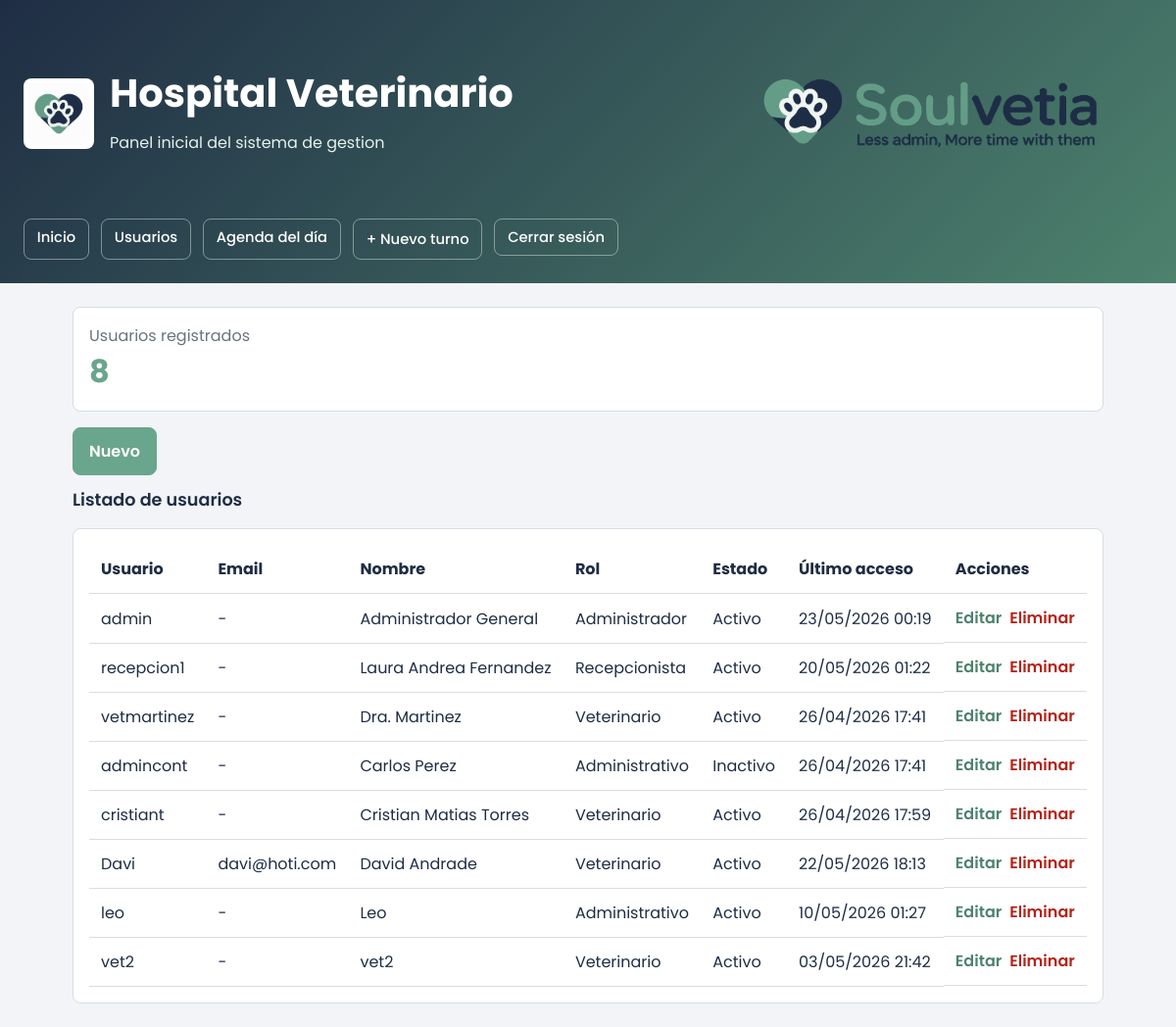
The page /usuarios/ (signed in) on the database as committed earlier.
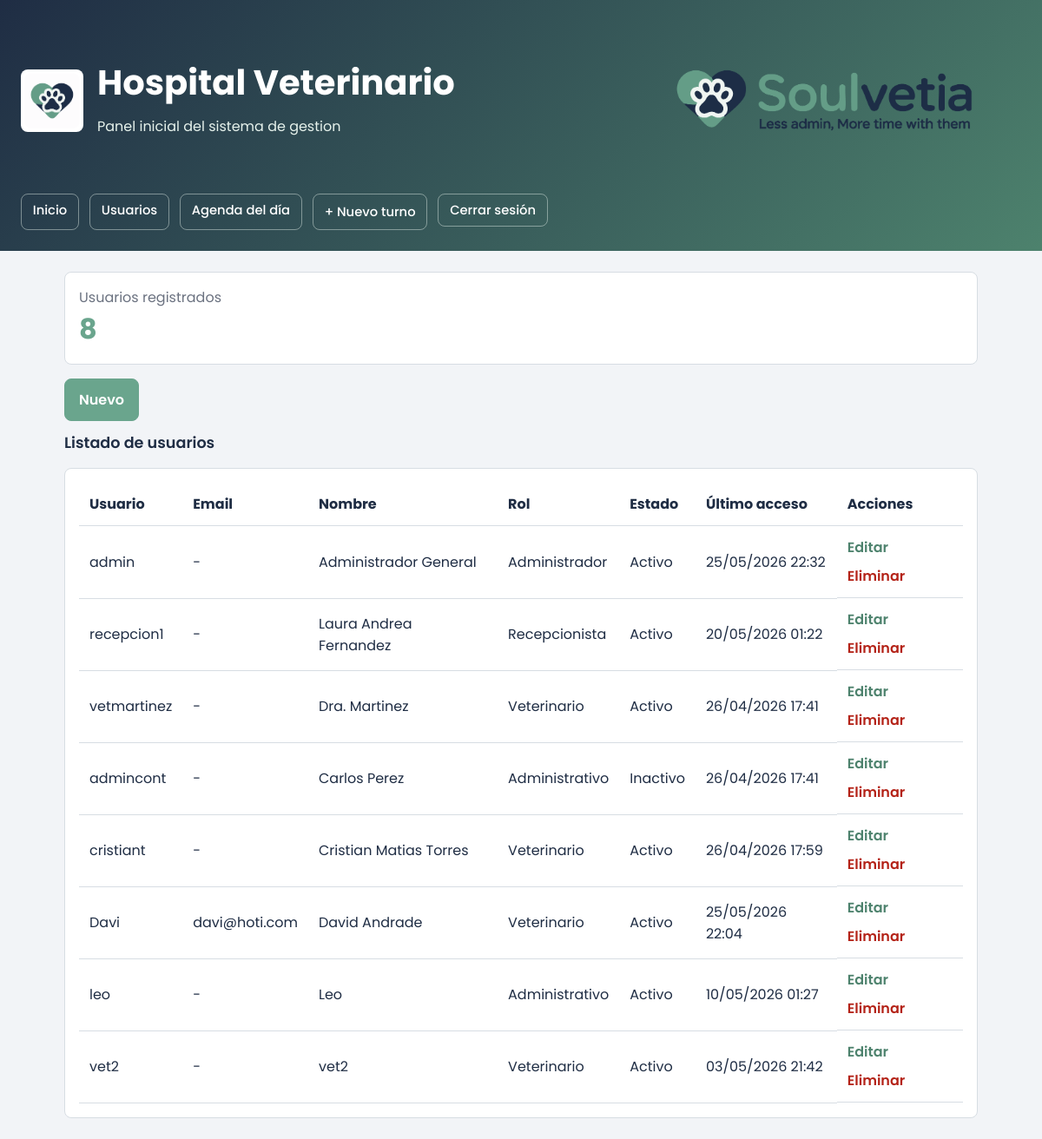
The same page on the database as committed later.
### tables this page shows
CREATE TABLE users (
                    id INTEGER PRIMARY KEY AUTOINCREMENT,
                    username TEXT NOT NULL UNIQUE,
                    full_name TEXT NOT NULL,
                    role TEXT NOT NULL,
                    status TEXT NOT NULL DEFAULT 'Activo',
                    last_access TEXT NOT NULL
                , password_hash TEXT NOT NULL DEFAULT '', email TEXT NOT NULL DEFAULT '');

### app/controllers/users_controller.py (the view)
@users_bp.route("/")
def index():
    users = service.get_users()
    return render_template("users.html", users=users, total_users=len(users))

### app/services/hospital_service.py (called while the page is built)
    def get_users(self) -> list[User]:
        return self.user_repository.list_all()

### app/services/user_repository.py (called while the page is built)
    def _connect(self) -> sqlite3.Connection:
        conn = sqlite3.connect(self.db_path)
        conn.row_factory = sqlite3.Row
        return conn

    def list_all(self) -> list[User]:
        with self._connect() as conn:
            rows = conn.execute("SELECT * FROM users ORDER BY id").fetchall()
        return [self._row_to_user(row) for row in rows]

    def _row_to_user(self, row: sqlite3.Row | dict) -> User:
        return User(
            id=row["id"],
            username=row["username"],
            full_name=row["full_name"],
            role=row["role"],
            status=row["status"],
            last_access=datetime.fromisoformat(row["last_access"]),
            email=row["email"] if "email" in row.keys() else "",
        )

### app/templates/users.html
{% extends "base.html" %}
{% block content %}
<div class="grid">
  <div class="card">
    <div class="muted">Usuarios registrados</div>
    <div class="metric">{{ total_users }}</div>
  </div>
</div>
<div style="display:flex; justify-content:flex-start; margin-bottom:0.75rem; margin-top: 1rem;">
  <a href="{{ url_for('users.new') }}" class="button">Nuevo</a>
</div>
<div class="section-title" style="margin-top:0;">Listado de usuarios</div>
<div class="card">
  <table style="width:100%; border-collapse: collapse;">
    <thead>
      <tr>
        <th style="text-align:left; padding:0.75rem; border-bottom:1px solid var(--border);">Usuario</th>
        <th style="text-align:left; padding:0.75rem; border-bottom:1px solid var(--border);">Email</th>
        <th style="text-align:left; padding:0.75rem; border-bottom:1px solid var(--border);">Nombre</th>
        <th style="text-align:left; padding:0.75rem; border-bottom:1px solid var(--border);">Rol</th>
        <th style="text-align:left; padding:0.75rem; border-bottom:1px solid var(--border);">Estado</th>
        <th style="text-align:left; padding:0.75rem; border-bottom:1px solid var(--border);">Último acceso</th>
        <th style="text-align:left; padding:0.75rem; border-bottom:1px solid var(--border);">Acciones</th>
      </tr>
    </thead>
    <tbody>
      {% for user in users %}
      <tr>
        <td style="padding:0.75rem; border-bottom:1px solid var(--border);">{{ user.username }}</td>
        <td style="padding:0.75rem; border-bottom:1px solid var(--border);">{{ user.email or '-' }}</td>
        <td style="padding:0.75rem; border-bottom:1px solid var(--border);">{{ user.full_name }}</td>
        <td style="padding:0.75rem; border-bottom:1px solid var(--border);">{{ user.role }}</td>
        <td style="padding:0.75rem; border-bottom:1px solid var(--border);">{{ user.status }}</td>
        <td style="padding:0.75rem; border-bottom:1px solid var(--border);">{{ user.last_access.strftime("%d/%m/%Y %H:%M") }}</td>
        <td style="padding:0.75rem; border-bottom:1px solid var(--border); display:flex; gap:0.5rem; flex-wrap:wrap;">
          <a href="{{ url_for('users.edit', user_id=user.id) }}" class="link">Editar</a>
          <form method="post" action="{{ url_for('users.delete', user_id=user.id) }}" onsubmit="return confirm('¿Eliminar este usuario?');" style="margin:0;">
            <button type="submit" class="danger-link">Eliminar</button>
          </form>
        </td>
      </tr>
      {% endfor %}
    </tbody>
  </table>
</div>
{% endblock %}

### app/templates/base.html (shortened to what this page needs)
<!doctype html>
<html lang="es">
  <head>
  </head>
  <body class="{% block body_class %}{% endblock %}">
    {% block auth_content %}
    <header>
      <div class="header-content">
        <div class="header-row">
          <div class="brand">
            <img class="brand-icon" src="{{ url_for('static', filename='resources/Icono2.png') }}" alt="Hospital Veterinario">
            <div>
              <h1>Hospital Veterinario</h1>
              <p>Panel inicial del sistema de gestion</p>
            </div>
          </div>
          <img class="hero-banner" src="{{ url_for('static', filename='resources/Banner.png') }}" alt="Soulvetia">
        </div>
        <nav class="nav">
          <a href="/">Inicio</a>
          <a href="/usuarios/">Usuarios</a>
          {% if session.user_id %}
            <a href="{{ url_for('dashboard.index') }}">Agenda del día</a>
            {% if current_user.user_role in ('Administrador', 'Recepcionista') %}
              <a href="{{ url_for('turnos.nuevo') }}" class="button">+ Nuevo turno</a>
            {% endif %}
            <form class="nav-form" method="post" action="{{ url_for('auth.logout') }}">
              <button type="submit">Cerrar sesión</button>
            </form>
          {% endif %}
        </nav>
      </div>
    </header>
    <main>
      {% block content %}{% endblock %}
    </main>
    {% endblock %}
  </body>
</html>

### app/templates/base.html (style rules this page uses)
:root { --primary: #6AA58D; --primary-dark: #4d826d; --ink: #1F2D44; --surface: #F2F4F7; --surface-tint: #E6F2EC; --card: #ffffff; --muted: #6B7280; --border: #d7dde3; --danger: #b42318; --danger-bg: #fff1f0; --success-bg: #E6F2EC; --accent: var(--primary); --success: #2d6a4f; --text-muted: var(--muted); --surface-2: #f2f4f7; --text: var(--ink); }
* { box-sizing: border-box; }
body { margin: 0; font-family: "Poppins", Arial, Helvetica, sans-serif; background: var(--surface); color: var(--ink); }
header { background: linear-gradient(135deg, var(--ink), var(--primary-dark)); color: white; min-height: 240px; padding: 0; }
.hero-banner { width: 100%; max-width: 460px; height: auto; display: block; }
.header-content { min-height: 240px; display: flex; flex-direction: column; justify-content: center; padding: 1.5rem; }
.header-row { display: flex; align-items: center; justify-content: space-between; gap: 1.5rem; }
header h1 { margin: 0; font-size: clamp(1.8rem, 4vw, 2.5rem); font-weight: 700; line-height: 1.1; }
header p { color: var(--surface-tint); margin-bottom: 0; font-weight: 400; }
.brand { display: flex; align-items: center; gap: 1rem; max-width: 720px; }
.brand-icon { width: 72px; height: 72px; border-radius: 8px; background: white; object-fit: contain; padding: 0.25rem; }
.nav { display: flex; gap: 0.75rem; flex-wrap: wrap; margin-top: 1rem; }
.nav a, .nav button { color: white; text-decoration: none; border: 1px solid rgba(230,242,236,0.45); padding: 0.45rem 0.8rem; border-radius: 8px; font-size: 0.92rem; font-weight: 500; background: transparent; font-family: inherit; cursor: pointer; }
.nav-form { margin: 0; }
main { max-width: 1100px; margin: 0 auto; padding: 1.5rem; }
.grid { display: grid; grid-template-columns: repeat(auto-fit, minmax(220px, 1fr)); gap: 1rem; }
.card { background: var(--card); border: 1px solid var(--border); border-radius: 8px; padding: 1rem; }
.metric { font-size: 2rem; font-weight: 700; color: var(--primary); }
.section-title { margin: 1.5rem 0 1rem; font-size: 1.1rem; color: var(--ink); font-weight: 600; }
.muted { color: var(--muted); }
.button { display: inline-flex; align-items: center; justify-content: center; min-height: 2.6rem; padding: 0.7rem 1rem; border: 1px solid var(--primary); border-radius: 8px; background: var(--primary); color: white; font: inherit; font-weight: 600; text-decoration: none; cursor: pointer; }
.link { color: var(--primary-dark); font-weight: 600; text-decoration: none; }
.danger-link { border: none; background: none; color: var(--danger); cursor: pointer; font: inherit; font-weight: 600; padding: 0; }

Rows that differ between the two databases and show on the page:
changed users "admin": last_access "23/05/2026 00:19" → "25/05/2026 22:32"
changed users "Davi": last_access "22/05/2026 18:13" → "25/05/2026 22:04"
